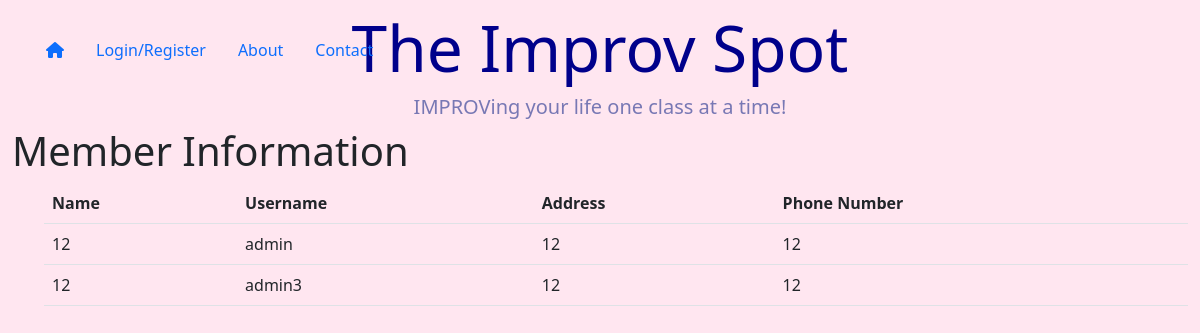
/test, run on an earlier commit of the app's database.
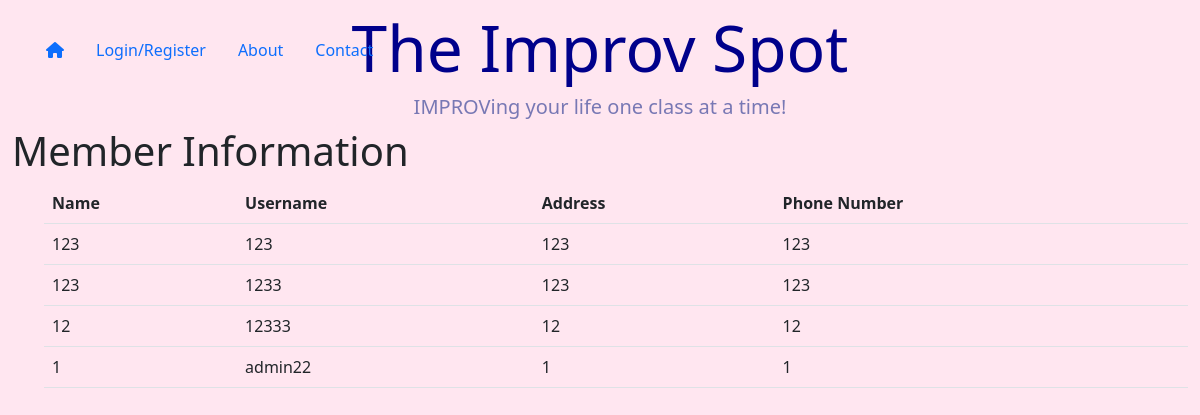
And on a later commit of the database.
### app.py (models this page shows, shortened)
class User(db.Model):
    id = db.Column(db.Integer, primary_key=True, autoincrement=True)
    username = db.Column(db.String(30), unique=True, nullable=False)
    hash = db.Column(db.String, nullable=False)
    name = db.Column(db.String(50), nullable=False)
    phone_number = db.Column(db.String)
    address = db.Column(db.String)
    total_payments = db.Column(db.Integer)
    current_payment = db.Column(db.Integer) # how much the user currently pays for a class
    weekly_status = db.Column(db.JSON)  # Storing a dictionary as JSON

### app.py (the view)
@app.route('/test')
def test():
    users = db.session.query(User).all()
    for user in users:
        print(user.name)
        print(user.weekly_status, type(user.weekly_status))
    return render_template('test.html', users=users)

### templates/test.html (shortened to what this page needs)
{% extends "layout.html" %}
{% block main %}
    <h1>Member Information</h1>
    <ul>
        <table class="table">
            <tr>
                <th>Name</th>
                <th>Username</th>
                <th>Address</th>
                <th>Phone Number</th>
            </tr>
        {% for user in users %}
                <tr>
                    <td>{{ user.name }}</td>
                    <td>{{ user.username }}</td>
                    <td>{{ user.phone_number }}</td>
                    <td>{{ user.address }}</td>
                </tr>
        {% endfor %}
    </table>
    </ul>
{% endblock %}

### templates/layout.html (shortened to what this page needs)
<!DOCTYPE html>
<html>
    <head>
        <link href="https://cdn.jsdelivr.net/npm/bootstrap@5.0.2/dist/css/bootstrap.min.css" rel="stylesheet">
        <link href="/static/styles.css" rel="stylesheet">
    </head>
    <body>
        <header>
            <h1 class="display-3">The Improv Spot</h1>
            <h2 class="h5"> IMPROVing your life one class at a time!</h2>
            <ul class="nav justify-content-left">
                <li class="nav-item">
                <a class="nav-link active" href="/"><i class="fas fa-home"></i></a>
                </li>
                {% if session['username'] %}
                <li class="nav-item">
                    <a class="nav-link" href="/account">Account</a>
                </li>
                {% else %}
                <li class="nav-item">
                    <a class="nav-link" href="/login">Login/Register</a>
                </li>
                {% endif %}
                <li class="nav-item">
                <a class="nav-link" href="/about">About</a>
                </li>
                <li class="nav-item">
                <a class="nav-link active" href="/contact" tabindex="-1" aria-disabled="true">Contact</a>
                </li>
            </ul>
        </header>
        <main class="container-fluid">{% block main %}{% endblock %}</main>
    </body>
</html>

### static/styles.css (style rules this page uses)
body { background-color: #ffe6f0 }
header h1 { color: #00008B; margin-top: 10px; text-align: center; }
header h2 { text-align: center; color: #7878b4; }
.nav { position: fixed; top: 20px; left: 20px; padding: 10px; }

What changed in the data, as far as the page shows it:
removed User: name "12", username "admin", phone_number "12", address "12"
removed User: name "12", username "admin3", phone_number "12", address "12"
added User: name "123", username "123", phone_number "123", address "123"
added User: name "123", username "1233", phone_number "123", address "123"
added User: name "12", username "12333", phone_number "12", address "12"
added User: name "1", username "admin22", phone_number "1", address "1"
